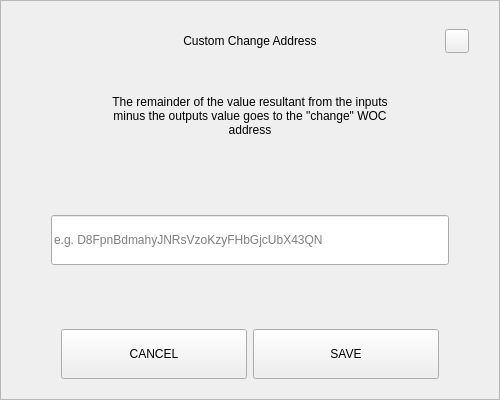
<?xml version="1.0" encoding="UTF-8"?>
<ui version="4.0">
 <class>SendChangeAddressDialog</class>
 <widget class="QDialog" name="SendChangeAddressDialog">
  <property name="geometry">
   <rect>
    <x>0</x>
    <y>0</y>
    <width>500</width>
    <height>400</height>
   </rect>
  </property>
  <property name="windowTitle">
   <string>Dialog</string>
  </property>
  <layout class="QVBoxLayout" name="verticalLayout">
   <property name="spacing">
    <number>0</number>
   </property>
   <property name="leftMargin">
    <number>0</number>
   </property>
   <property name="topMargin">
    <number>0</number>
   </property>
   <property name="rightMargin">
    <number>0</number>
   </property>
   <property name="bottomMargin">
    <number>0</number>
   </property>
   <item>
    <widget class="QFrame" name="frame">
     <property name="styleSheet">
      <string notr="true"/>
     </property>
     <property name="frameShape">
      <enum>QFrame::StyledPanel</enum>
     </property>
     <property name="frameShadow">
      <enum>QFrame::Raised</enum>
     </property>
     <layout class="QVBoxLayout" name="verticalLayout_2" stretch="0,0,0,0,0,0,0">
      <property name="spacing">
       <number>0</number>
      </property>
      <property name="leftMargin">
       <number>30</number>
      </property>
      <property name="topMargin">
       <number>20</number>
      </property>
      <property name="rightMargin">
       <number>30</number>
      </property>
      <property name="bottomMargin">
       <number>20</number>
      </property>
      <item>
       <layout class="QHBoxLayout" name="horizontalLayout_3">
        <property name="spacing">
         <number>0</number>
        </property>
        <item>
         <spacer name="horizontalSpacer_2">
          <property name="orientation">
           <enum>Qt::Horizontal</enum>
          </property>
          <property name="sizeHint" stdset="0">
           <size>
            <width>40</width>
            <height>20</height>
           </size>
          </property>
         </spacer>
        </item>
        <item>
         <widget class="QLabel" name="labelTitle">
          <property name="minimumSize">
           <size>
            <width>0</width>
            <height>40</height>
           </size>
          </property>
          <property name="maximumSize">
           <size>
            <width>16777215</width>
            <height>40</height>
           </size>
          </property>
          <property name="styleSheet">
           <string notr="true">padding-left:24px;</string>
          </property>
          <property name="text">
           <string>Custom Change Address</string>
          </property>
          <property name="alignment">
           <set>Qt::AlignCenter</set>
          </property>
          <property name="margin">
           <number>7</number>
          </property>
         </widget>
        </item>
        <item>
         <spacer name="horizontalSpacer">
          <property name="orientation">
           <enum>Qt::Horizontal</enum>
          </property>
          <property name="sizeHint" stdset="0">
           <size>
            <width>40</width>
            <height>20</height>
           </size>
          </property>
         </spacer>
        </item>
        <item>
         <widget class="QPushButton" name="btnEsc">
          <property name="minimumSize">
           <size>
            <width>24</width>
            <height>24</height>
           </size>
          </property>
          <property name="maximumSize">
           <size>
            <width>24</width>
            <height>24</height>
           </size>
          </property>
          <property name="focusPolicy">
           <enum>Qt::NoFocus</enum>
          </property>
          <property name="text">
           <string/>
          </property>
         </widget>
        </item>
       </layout>
      </item>
      <item>
       <spacer name="verticalSpacer_2">
        <property name="orientation">
         <enum>Qt::Vertical</enum>
        </property>
        <property name="sizeType">
         <enum>QSizePolicy::Fixed</enum>
        </property>
        <property name="sizeHint" stdset="0">
         <size>
          <width>20</width>
          <height>20</height>
         </size>
        </property>
       </spacer>
      </item>
      <item alignment="Qt::AlignHCenter">
       <widget class="QLabel" name="labelMessage">
        <property name="minimumSize">
         <size>
          <width>0</width>
          <height>70</height>
         </size>
        </property>
        <property name="text">
         <string>The remainder of the value resultant from the inputs minus the outputs value goes to the &quot;change&quot; WOC address</string>
        </property>
        <property name="alignment">
         <set>Qt::AlignCenter</set>
        </property>
        <property name="wordWrap">
         <bool>true</bool>
        </property>
       </widget>
      </item>
      <item>
       <spacer name="verticalSpacer_3">
        <property name="orientation">
         <enum>Qt::Vertical</enum>
        </property>
        <property name="sizeHint" stdset="0">
         <size>
          <width>20</width>
          <height>40</height>
         </size>
        </property>
       </spacer>
      </item>
      <item>
       <layout class="QHBoxLayout" name="horizontalLayout_2">
        <property name="spacing">
         <number>0</number>
        </property>
        <property name="leftMargin">
         <number>20</number>
        </property>
        <property name="rightMargin">
         <number>20</number>
        </property>
        <item>
         <widget class="QLineEdit" name="lineEditAddress">
          <property name="minimumSize">
           <size>
            <width>0</width>
            <height>50</height>
           </size>
          </property>
          <property name="placeholderText">
           <string notr="true">e.g. D8FpnBdmahyJNRsVzoKzyFHbGjcUbX43QN</string>
          </property>
         </widget>
        </item>
       </layout>
      </item>
      <item>
       <spacer name="verticalSpacer">
        <property name="orientation">
         <enum>Qt::Vertical</enum>
        </property>
        <property name="sizeHint" stdset="0">
         <size>
          <width>20</width>
          <height>40</height>
         </size>
        </property>
       </spacer>
      </item>
      <item>
       <layout class="QHBoxLayout" name="horizontalLayout" stretch="2,2">
        <property name="spacing">
         <number>6</number>
        </property>
        <property name="leftMargin">
         <number>30</number>
        </property>
        <property name="rightMargin">
         <number>30</number>
        </property>
        <item>
         <widget class="QPushButton" name="btnCancel">
          <property name="minimumSize">
           <size>
            <width>180</width>
            <height>50</height>
           </size>
          </property>
          <property name="focusPolicy">
           <enum>Qt::NoFocus</enum>
          </property>
          <property name="text">
           <string>CANCEL</string>
          </property>
         </widget>
        </item>
        <item>
         <widget class="QPushButton" name="btnSave">
          <property name="minimumSize">
           <size>
            <width>180</width>
            <height>50</height>
           </size>
          </property>
          <property name="focusPolicy">
           <enum>Qt::NoFocus</enum>
          </property>
          <property name="text">
           <string>SAVE</string>
          </property>
         </widget>
        </item>
       </layout>
      </item>
     </layout>
    </widget>
   </item>
  </layout>
 </widget>
 <resources/>
 <connections/>
</ui>
